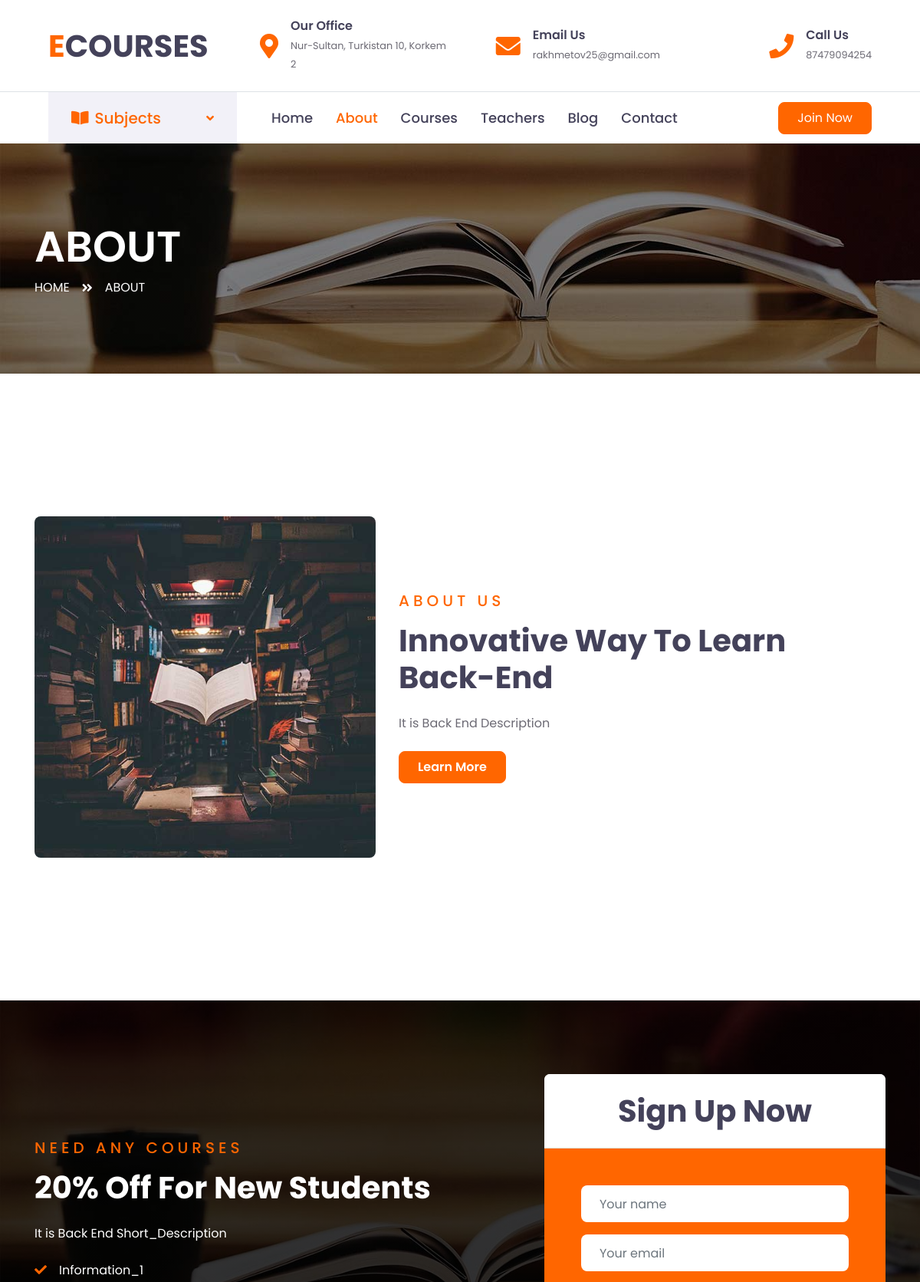
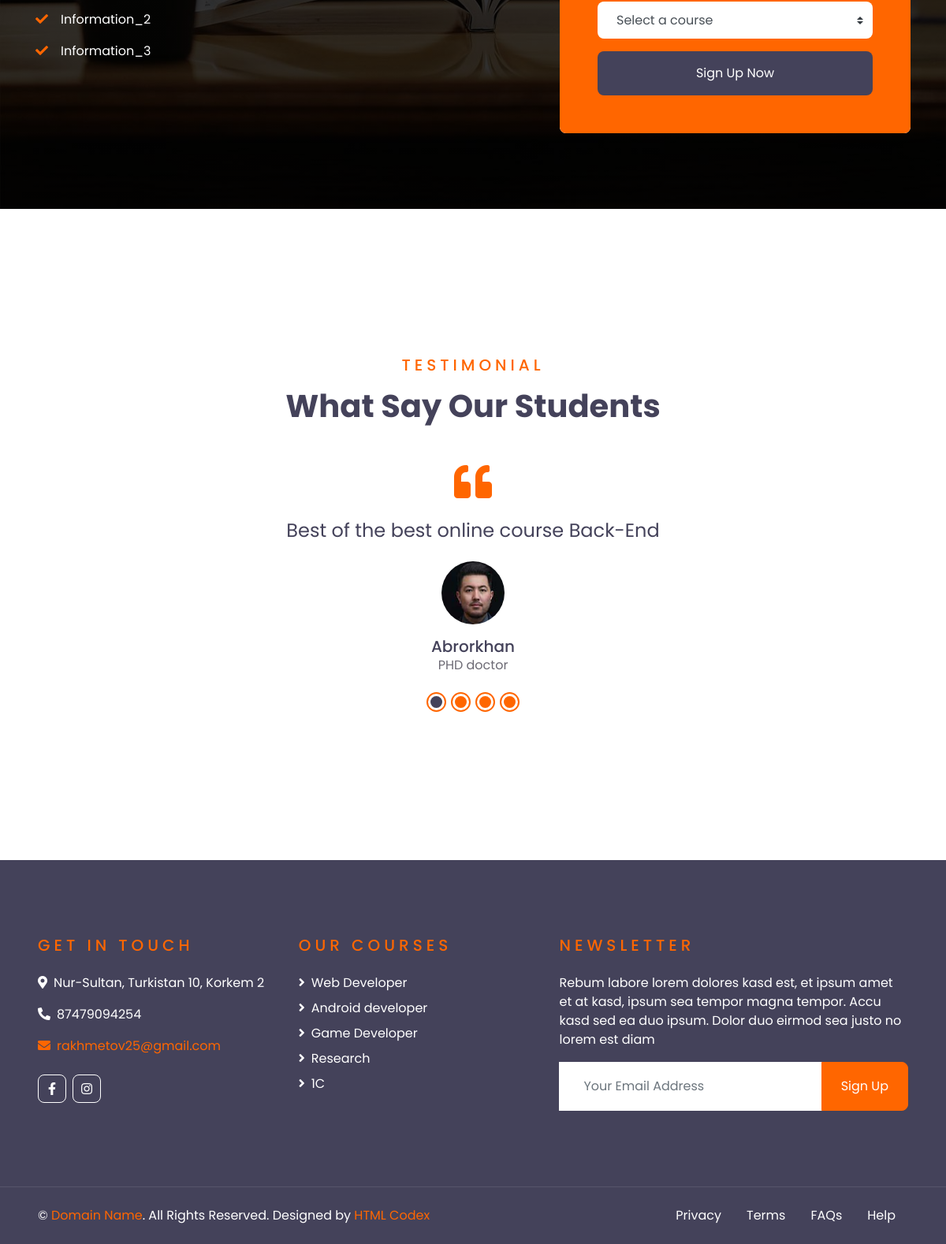
The page /about/ on the database its author committed (2 pictures, top to bottom).
### main/models.py (models this page shows, shortened)
class Contact(models.Model):
    address = models.CharField(max_length=300)
    email = models.CharField(max_length=300)
    phone = models.IntegerField()
    twitter = models.CharField(max_length=300, default='', blank=True)
    facebook = models.CharField(max_length=300, default='', blank=True)
    linkedIn = models.CharField(max_length=300, default='', blank=True)
    instagram = models.CharField(max_length=300, default='', blank=True)

class AboutUs(models.Model):
    title = models.CharField(max_length=300)
    description = models.TextField()
    logo = models.ImageField(upload_to='upload')
    percent = models.IntegerField(default=0)
    short_description = models.TextField()
    info1 = models.CharField(max_length=300)
    info2 = models.CharField(max_length=300)
    info3 = models.CharField(max_length=300)
    info4 = models.CharField(max_length=300, default='')
    info5 = models.CharField(max_length=300, default='')
    info6 = models.CharField(max_length=300, default='')
    logo2 = models.ImageField(upload_to='upload', default='')
    logo3_header = models.ImageField(upload_to='upload', default='')

class FeedBack(models.Model):
    name = models.CharField(max_length=300)
    logo = models.ImageField(upload_to='upload')
    text = models.TextField()
    profession = models.CharField(max_length=300)

class Category(models.Model):
    title = models.CharField(max_length=300)
    logo = models.ImageField(upload_to='upload')
    count_courses = models.IntegerField(default=0)
    popular = models.BooleanField()

### main/views.py (the view, shortened to what this page needs)
# urls.py: path('about/', aboutHandler),
def aboutHandler(request):
    abouts = AboutUs.objects.all()
    contact = Contact.objects.all()
    feed_backs = FeedBack.objects.all()
    popular = Category.objects.filter(popular=True)
    courses = Courses.objects.all()
    blogs_subjects = Blog.objects.filter(is_main=True).order_by('data')
    name_about = request.POST.get('name', '')
    email_about = request.POST.get('email', '')
    cat_about = int(request.POST.get('category', 0))
    errors = []
    return render(request, 'about.html',
                  {'abouts': abouts,
                   'contact': contact,
                   'feed_backs': feed_backs,
                   'popular': popular,
                   'courses': courses,
                   'errors': errors,
                   'blogs_subjects': blogs_subjects,
                   })

### templates/about.html (shortened to what this page needs)
{% extends 'base.html' %}
{% block content %}
    {% for ab in abouts %}
    <div class="container-fluid page-header" style="margin-bottom: 90px; linear-gradient(rgba(0, 0, 0, 0.5), rgba(0, 0, 0, 0.5)), url(/media/{{ ab.logo3_header }}), no-repeat center center">
        <div class="container">
            <div class="d-flex flex-column justify-content-center" style="min-height: 300px">
                <h3 class="display-4 text-white text-uppercase">About</h3>
                <div class="d-inline-flex text-white">
                    <p class="m-0 text-uppercase"><a class="text-white" href="/">Home</a></p>
                    <i class="fa fa-angle-double-right pt-1 px-3"></i>
                    <p class="m-0 text-uppercase">About</p>
                </div>
            </div>
        </div>
    </div>
    <div class="container-fluid py-5">
        <div class="container py-5">
            <div class="row align-items-center">
                <div class="col-lg-5">
                    <img class="img-fluid rounded mb-4 mb-lg-0" src="/media/{{ ab.logo }}" alt="">
                </div>
                <div class="col-lg-7">
                    <div class="text-left mb-4">
                        <h5 class="text-primary text-uppercase mb-3" style="letter-spacing: 5px;">About Us</h5>
                        <h1>{{ ab.title }}</h1>
                    </div>
                    <p>{{ ab.description }}</p>
                    <a href="" class="btn btn-primary py-md-2 px-md-4 font-weight-semi-bold mt-2">Learn More</a>
                </div>
            </div>
        </div>
    </div>
    <div class="container-fluid bg-registration py-5" style="margin: 90px 0;">
        <div class="container py-5">
            <div class="row align-items-center">
                <div class="col-lg-7 mb-5 mb-lg-0">
                    <div class="mb-4">
                        <h5 class="text-primary text-uppercase mb-3" style="letter-spacing: 5px;">Need Any Courses</h5>
                        <h1 class="text-white">{{ ab.percent }}% Off For New Students</h1>
                    </div>
                    <p class="text-white">{{ ab.short_description }}</p>
                    <ul class="list-inline text-white m-0">
                        <li class="py-2"><i class="fa fa-check text-primary mr-3"></i>{{ ab.info1 }}</li>
                        <li class="py-2"><i class="fa fa-check text-primary mr-3"></i>{{ ab.info2 }}</li>
                        <li class="py-2"><i class="fa fa-check text-primary mr-3"></i>{{ ab.info3 }}</li>
                    </ul>
                </div>
                <div class="col-lg-5">
                    <div class="card border-0">
                        <div class="card-header bg-light text-center p-4">
                            <h1 class="m-0">Sign Up Now</h1>
                        </div>
                        <div class="card-body rounded-bottom bg-primary p-5">
                            <form method="POST" action="/about/" id="form3">
                                <div class="form-group">
                                    <input type="text" class="form-control border-0 p-4" name="name" id="name" placeholder="Your name" required="required" />
                                </div>
                                <div class="form-group">
                                    <input type="email" class="form-control border-0 p-4" name="email" id="email" placeholder="Your email" required="required" />
                                </div>
                                <div class="form-group">
                                    <select class="custom-select border-0 px-4" style="height: 47px;" id="category" name="category">
                                        <option value="0" selected>Select a course</option>
                                    </select>
                                </div>
                                <div>
                                    <button class="btn btn-dark btn-block border-0 py-3" type="submit">Sign Up Now</button>
                                </div>
                            </form>
                        </div>
                    </div>
                </div>
            </div>
        </div>
    </div>
    <div class="container-fluid py-5">
        <div class="container py-5">
            <div class="text-center mb-5">
                <h5 class="text-primary text-uppercase mb-3" style="letter-spacing: 5px;">Testimonial</h5>
                <h1>What Say Our Students</h1>
            </div>
            <div class="row justify-content-center">
                <div class="col-lg-8">
                    <div class="owl-carousel testimonial-carousel">
                        {% for tes in feed_backs %}
                        <div class="text-center">
                            <i class="fa fa-3x fa-quote-left text-primary mb-4"></i>
                            <h4 class="font-weight-normal mb-4">{{ tes.text }}</h4>
                            <img class="img-fluid mx-auto mb-3" src="/media/{{ tes.logo }}" alt="">
                            <h5 class="m-0">{{ tes.name }}</h5>
                            <span>{{ tes.profession }}</span>
                        </div>
                        {% endfor %}
                    </div>
                </div>
            </div>
        </div>
    </div>
    {% endfor %}
{% endblock %}

### templates/base.html (shortened to what this page needs)
<!DOCTYPE html>
<html lang="en">
<head>
    <link href="https://cdnjs.cloudflare.com/ajax/libs/font-awesome/5.10.0/css/all.min.css" rel="stylesheet">
    <link href="/static/lib/owlcarousel/assets/owl.carousel.min.css" rel="stylesheet">
    <link href="/static/css/style.css" rel="stylesheet">
</head>
<body>
    <div class="container-fluid d-none d-lg-block">
        <div class="row align-items-center py-4 px-xl-5">
            <div class="col-lg-3">
                <a href="" class="text-decoration-none">
                    <h1 class="m-0"><span class="text-primary">E</span>COURSES</h1>
                </a>
            </div>
            {% for con in contact %}
            <div class="col-lg-3 text-right">
                <div class="d-inline-flex align-items-center">
                    <i class="fa fa-2x fa-map-marker-alt text-primary mr-3"></i>
                    <div class="text-left">
                        <h6 class="font-weight-semi-bold mb-1">Our Office</h6>
                        <small>{{ con.address }}</small>
                    </div>
                </div>
            </div>
            <div class="col-lg-3 text-right">
                <div class="d-inline-flex align-items-center">
                    <i class="fa fa-2x fa-envelope text-primary mr-3"></i>
                    <div class="text-left">
                        <h6 class="font-weight-semi-bold mb-1">Email Us</h6>
                        <small>{{ con.email }}</small>
                    </div>
                </div>
            </div>
            <div class="col-lg-3 text-right">
                <div class="d-inline-flex align-items-center">
                    <i class="fa fa-2x fa-phone text-primary mr-3"></i>
                    <div class="text-left">
                        <h6 class="font-weight-semi-bold mb-1">Call Us</h6>
                        <small>{{ con.phone }}</small>
                    </div>
                </div>
            </div>
            {% endfor %}
        </div>
    </div>
    <div class="container-fluid">
        <div class="row border-top px-xl-5">
            <div class="col-lg-3 d-none d-lg-block">
                <a class="d-flex align-items-center justify-content-between bg-secondary w-100 text-decoration-none" data-toggle="collapse" href="#navbar-vertical" style="height: 67px; padding: 0 30px;">
                    <h5 class="text-primary m-0"><i class="fa fa-book-open mr-2"></i>Subjects</h5>
                    <i class="fa fa-angle-down text-primary"></i>
                </a>
            </div>
            <div class="col-lg-9">
                <nav class="navbar navbar-expand-lg bg-light navbar-light py-3 py-lg-0 px-0">
                    <div class="collapse navbar-collapse justify-content-between" id="navbarCollapse">
                        <div class="navbar-nav py-0">
                            <a href="/" class="js-home-active nav-item nav-link">Home</a>
                            <a href="/about" class="js-about-active nav-item nav-link">About</a>
                            <a href="/courses" class="js-course-active nav-item nav-link">Courses</a>
                            <a href="/teacher" class="js-teacher-active nav-item nav-link">Teachers</a>
                            <a href="/blog" class="js-blog-active nav-item nav-link">Blog</a>
                            <a href="/contact" class="js-contact-active nav-item nav-link">Contact</a>
                        </div>
                        <a class="btn btn-primary py-2 px-4 ml-auto d-none d-lg-block" href="/contact">Join Now</a>
                    </div>
                </nav>
            </div>
        </div>
    </div>
    {% block content %}
    {% endblock %}
    <div class="container-fluid bg-dark text-white py-5 px-sm-3 px-lg-5" style="margin-top: 90px;">
        <div class="row pt-5">
            <div class="col-lg-7 col-md-12">
                <div class="row">
                    <div class="col-md-6 mb-5">
                        <h5 class="text-primary text-uppercase mb-4" style="letter-spacing: 5px;">Get In Touch</h5>
                        {% for cat in contact %}
                        <p><i class="fa fa-map-marker-alt mr-2"></i>{{ cat.address }}</p>
                        <p><i class="fa fa-phone-alt mr-2"></i>{{ cat.phone }}</p>
                        <a href=""><p><i class="fa fa-envelope mr-2"></i>{{ cat.email }}</p></a>
                        <div class="d-flex justify-content-start mt-4">
                            {% if cat.facebook %}
                            <a class="btn btn-outline-light btn-square mr-2" href="{{ cat.facebook }}" target="_blank"><i class="fab fa-facebook-f"></i></a>
                            {% endif %}
                            {% if cat.instagram %}
                            <a class="btn btn-outline-light btn-square" href="https://www.instagram.com/{{ cat.instagram }}" target="_blank"><i class="fab fa-instagram"></i></a>
                            {% endif %}
                        </div>
                        {% endfor %}
                    </div>
                    <div class="col-md-6 mb-5">
                        <h5 class="text-primary text-uppercase mb-4" style="letter-spacing: 5px;">Our Courses</h5>
                        <div class="d-flex flex-column justify-content-start">
                            {% for i in popular %}
                            <a class="text-white mb-2" href="/blog/?category_id={{ i.id }}#BLOG"><i class="fa fa-angle-right mr-2"></i>{{ i.title }}</a>
                            {% endfor %}
                        </div>
                    </div>
                </div>
            </div>
            <div class="col-lg-5 col-md-12 mb-5">
                <h5 class="text-primary text-uppercase mb-4" style="letter-spacing: 5px;">Newsletter</h5>
                <p>Rebum labore lorem dolores kasd est, et ipsum amet et at kasd, ipsum sea tempor magna tempor. Accu kasd sed ea duo ipsum. Dolor duo eirmod sea justo no lorem est diam</p>
                <div class="w-100">
                    <form method="POST" action="/" id="form9">
                        <div class="input-group">
                            <input type="text" name="ema1l" id="email" class="form-control border-light" style="padding: 30px;" placeholder="Your Email Address">
                            <div class="input-group-append">
                                <button class="btn btn-primary px-4" type="submit">Sign Up</button>
                            </div>
                        </div>
                    </form>
                </div>
            </div>
        </div>
    </div>
    <div class="container-fluid bg-dark text-white border-top py-4 px-sm-3 px-md-5" style="border-color: rgba(256, 256, 256, .1) !important;">
        <div class="row">
            <div class="col-lg-6 text-center text-md-left mb-3 mb-md-0">
                <p class="m-0 text-white">&copy; <a href="#">Domain Name</a>. All Rights Reserved. Designed by <a href="https://htmlcodex.com">HTML Codex</a>
                </p>
            </div>
            <div class="col-lg-6 text-center text-md-right">
                <ul class="nav d-inline-flex">
                    <li class="nav-item">
                        <a class="nav-link text-white py-0" href="#">Privacy</a>
                    </li>
                    <li class="nav-item">
                        <a class="nav-link text-white py-0" href="#">Terms</a>
                    </li>
                    <li class="nav-item">
                        <a class="nav-link text-white py-0" href="#">FAQs</a>
                    </li>
                    <li class="nav-item">
                        <a class="nav-link text-white py-0" href="#">Help</a>
                    </li>
                </ul>
            </div>
        </div>
    </div>
</body>
</html>

### rows shown on the page
Contact: address "Nur-Sultan, Turkistan 10, Korkem 2", email "rakhmetov25@gmail.com", phone "87479094254"
AboutUs: logo (picture), title "Innovative Way To Learn Back-End", description "It is Back End Description", percent "20", short_description "It is Back End Short_Description", info1 "Information_1", info2 "Information_2", info3 "Information_3"
FeedBack: text "Best of the best online course Back-End", logo (picture), name "Abrorkhan", profession "PHD doctor"
Category: title "Web Developer"
Category: title "Android developer"
Category: title "Game Developer"
Category: title "Research"
Category: title "1C"
